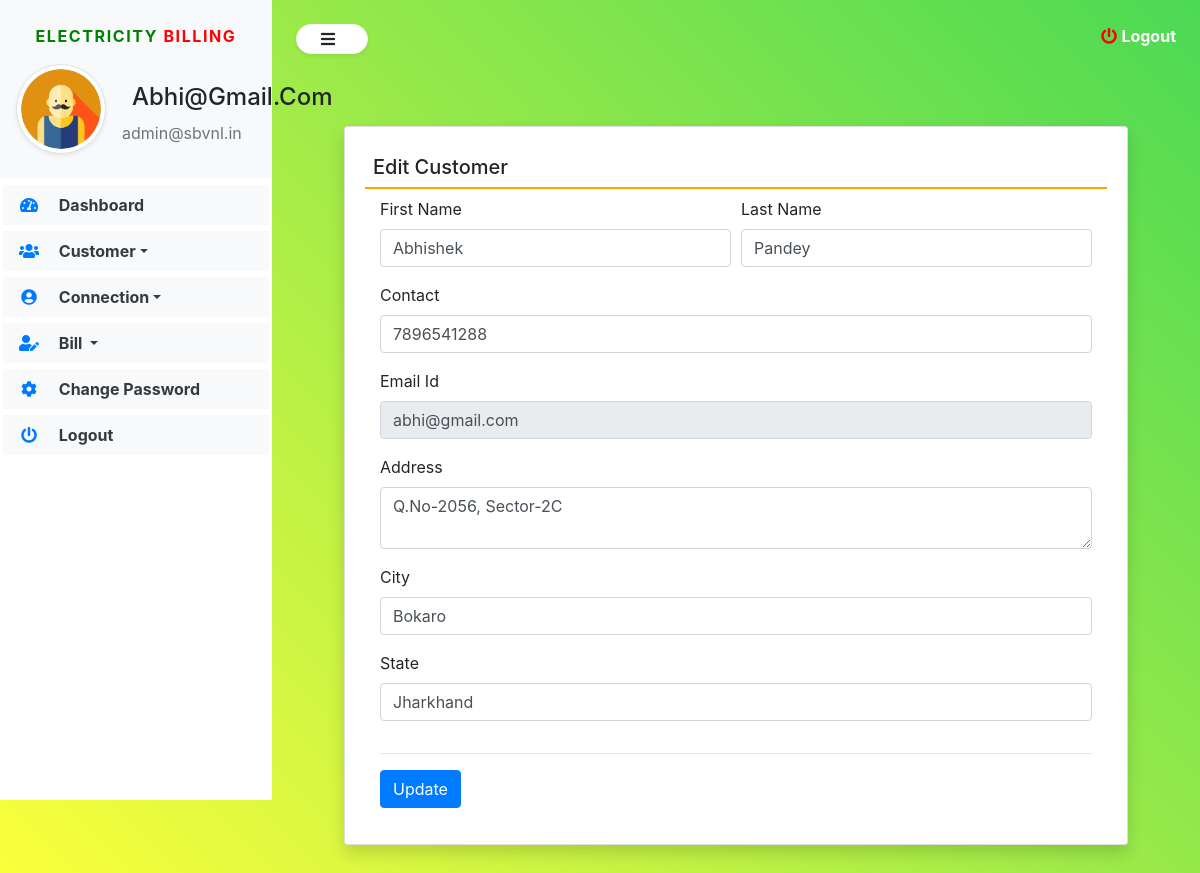
/edit_Customer/1 (signed in), run on the app's committed database.
### electricity/models.py (models this page shows, shortened)
class Customer(models.Model):
    user = models.ForeignKey(User,on_delete=models.CASCADE)
    contact = models.CharField(max_length=15, null=True)
    address = models.CharField(max_length=200, null=True)
    city = models.CharField(max_length=100,null=True)
    state = models.CharField(max_length=100, null=True)
    regdate = models.DateTimeField(auto_now_add=True)

### electricity/views.py (the view, shortened to what this page needs)
# urls.py: path('edit_Customer/<int:pid>', edit_Customer, name='edit_Customer'),
def edit_Customer(request,pid):
    if not request.user.is_authenticated:
        return redirect('admin_login')
    user = User.objects.get(id=request.user.id)
    customer = Customer.objects.get(id=pid)
    error = False
    d = {'customer': customer, 'user': user, 'error': error}
    return  render(request, 'edit_Customer.html', locals())

### electricity/templates/edit_Customer.html (shortened to what this page needs)
{% extends 'navbar1.html' %}
{% load static %}
{% block body1 %}
<div class="card shadow m-5">
    <div class="card-body">
      <h5 class="p-2" style="border-bottom: 2px solid orange">Edit Customer</h5>
      <div class="container-fluid">
        <form method="post" onsubmit="return MobileValidate()">
          <div class="form-row">
            <div class="col-sm-6">
             <div class="form-group">
               <label>First Name</label>
               <input type="text" name="firstname" class="form-control" value="{{customer.user.first_name}}">
             </div>
            </div>
             <div class="col-sm-6">
              <div class="form-group">
                <label>Last Name</label>
                <input type="text" name="lastname" class="form-control" value="{{customer.user.last_name}}">
              </div>
            </div>
           <div class="col-sm-12">
             <div class="form-group">
               <label>Contact</label>
               <input type="number" name="contact" class="form-control" value="{{customer.contact}}">
             </div>
            </div>
            <div class="col-sm-12">
             <div class="form-group">
               <label>Email Id</label>
               <input type="email" name="email" class="form-control" value="{{customer.user.username}}" readonly>
             </div>
            </div>
            <div class="col-sm-12">
             <div class="form-group">
               <label>Address</label>
               <textarea name="address" class="form-control" rows="2">{{customer.address}}</textarea>
             </div>
            </div>
            <div class="col-sm-12">
             <div class="form-group">
               <label>City</label>
               <input type="text" name="city" class="form-control" value="{{customer.city}}">
             </div>
            </div>
            <div class="col-sm-12">
             <div class="form-group">
               <label>State</label>
               <input type="text" name="state" class="form-control" value="{{customer.state}}">
             </div>
            </div>
          </div>
          <hr>
        <input type="submit" value="Update" class="btn btn-primary">
        </form>
      </div>
    </div>
  </div>
{% endblock %}

### electricity/templates/navbar1.html (shortened to what this page needs)
{% load static %}
<html>
<head>
    <link rel="stylesheet" href="https://maxcdn.bootstrapcdn.com/bootstrap/4.5.2/css/bootstrap.min.css">
    <link rel="stylesheet" href="https://pro.fontawesome.com/releases/v5.10.0/css/all.css" />
    <link rel="stylesheet" href="{% static 'css/sidebar.css' %}">
</head>
<body>
    <div class="bg-white vertical-nav" id="sidebar">
        <div class="bg-light py-4 px-3 mb-1">
            <p class="text-center font-weight-bold text-uppercase px-3 sidebar-title"><span style="color:green">Electricity</span> <span style="color:red">Billing</span></p>
            <div class="media d-flex align-items-center">
                <img src="{% static 'images/user12.png' %}" width="90" height="90" class="mr-3 rounded-circle img-thumbnail shadow-sm">
                <div class="media-body">
                    <h4 class="mb-0" style="text-transform: capitalize;">{{request.user.username}}</h4>
                    <p class="text-muted mb-0">admin@sbvnl.in</p>
                </div>
            </div>
        </div>
        <ul class="nav flex-column bg-white">
            <li class="nav-item">
                <a href="{% url 'admin_home' %}" class="nav-link text-dark bg-light"> <i class="fas fa-tachometer-alt fa-fw mr-3 text-primary"></i> Dashboard
                </a>
            </li>
            <li class="nav-item dropdown">
                <a href="" class="nav-link dropdown-toggle text-dark bg-light" id="navbardrop" data-toggle="dropdown"> <i class="fas fa-users fa-fw mr-3 text-primary"></i> Customer</a>
            </li>
            <li class="nav-item dropdown">
                <a href="" class="nav-link dropdown-toggle text-dark bg-light" id="navbardrop" data-toggle="dropdown">
                    <i class="fas fa-user-circle fa-fw mr-3 text-primary"></i> Connection</a>
            </li>
            <li class="nav-item dropdown">
                <a href="" class="nav-link dropdown-toggle text-dark bg-light" id="navbardrop" data-toggle="dropdown"> <i class="fas fa-user-edit fa-fw mr-3 text-primary"></i> Bill
                </a>
            </li>
            <li class="nav-item">
                <a href="{% url 'change_password' %}" class="nav-link text-dark bg-light"> <i class="fas fa-cog fa-fw mr-3 text-primary"></i> Change Password
                </a>
            </li>
            <li class="nav-item">
                <a href="{% url 'logout' %}" class="nav-link text-dark bg-light">
                    <i class="fas fa-power-off fa-fw mr-3 text-primary"></i> Logout
                </a>
            </li>
        </ul>
    </div>
    <div class="page-content p-4" id="content">
        <a data-toggle="modal" data-target="#exampleModalCenter" title="logout" class="text-white float-right"><i
			class="fas fa-power-off"></i> <b>Logout</b></a>
        <button id="sidebarCollapse" type="button" class="btn btn-light bg-white rounded-pill shadow-sm px-4 mb-4">
			<i class="fas fa-bars mr-2"></i>
		</button> {% block body1 %} {% endblock %}
    </div>
</body>
</html>

### electricity/static/css/sidebar.css (style rules this page uses)
.sidebar-title { letter-spacing: 0.1em; color: #aaa; }
body { background: linear-gradient(-135deg, #4bd954, #ffff3b); min-height: 100vh; }
.vertical-nav { min-width: 17rem; width: 17rem; height: 100vh; position: fixed; top: 0; left: 0; transition: all 0.4s; }
.page-content { width: calc(100%-17rem); margin-left: 17rem; transition: all 0.4s; }
.nav-link { font-weight: bold; }
.fa-power-off { color: rgb(255, 0, 0); }

### electricity/templates/navbar1.html (style rules this page uses)
.nav-item { padding: 3px !important; }
h2, h4 { padding: 10px; }

### data on the page
Customer: firstname "Abhishek", lastname "Pandey", contact "7896541288", email "abhi@gmail.com", address "Q.No-2056, Sector-2C", city "Bokaro", state "Jharkhand"

### other printed values
{{ request.user.username }} "Abhi@gmail.com"
